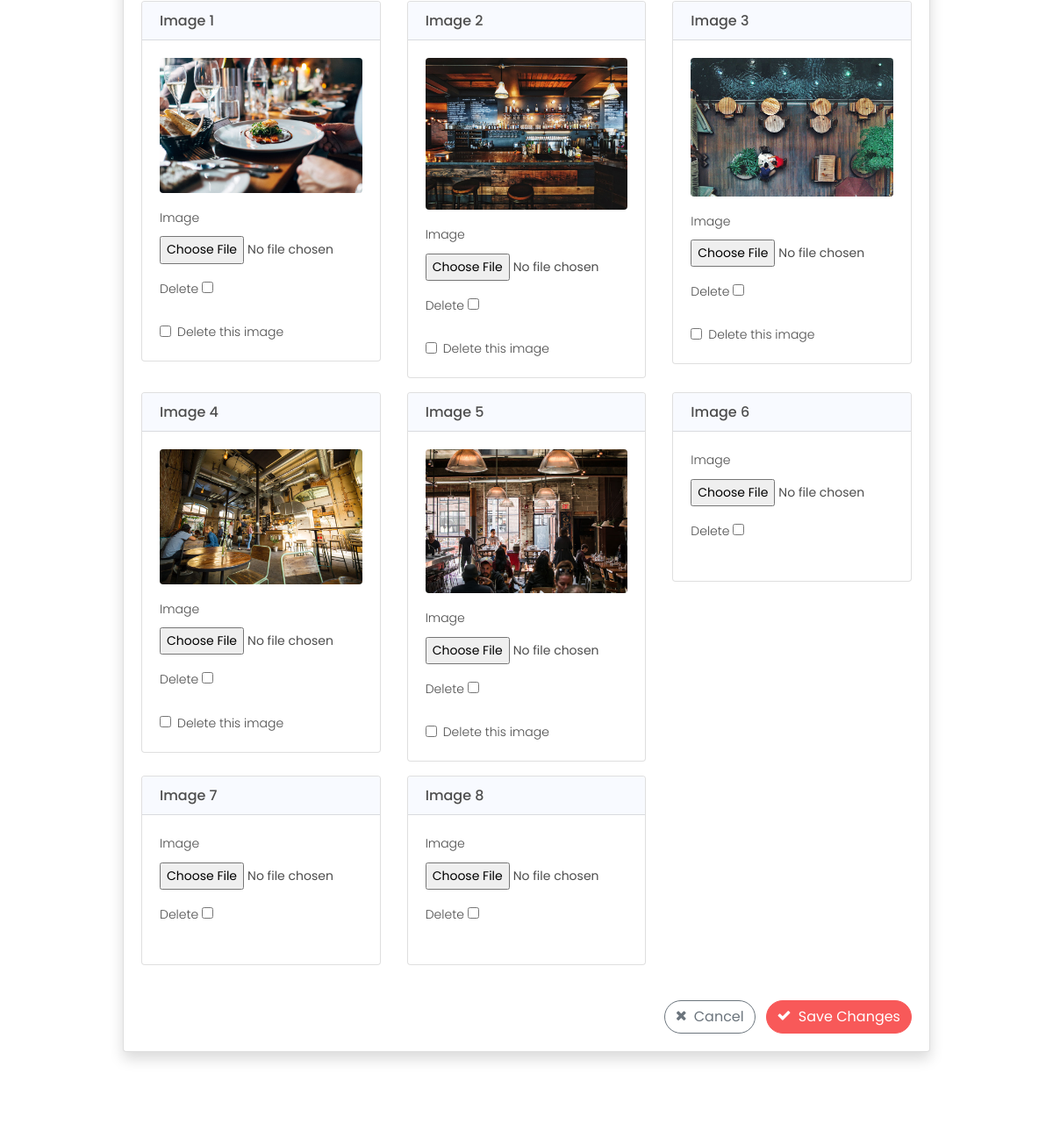
Before: /property/edit/old-flat/ (signed in, middle part) with the older database file.
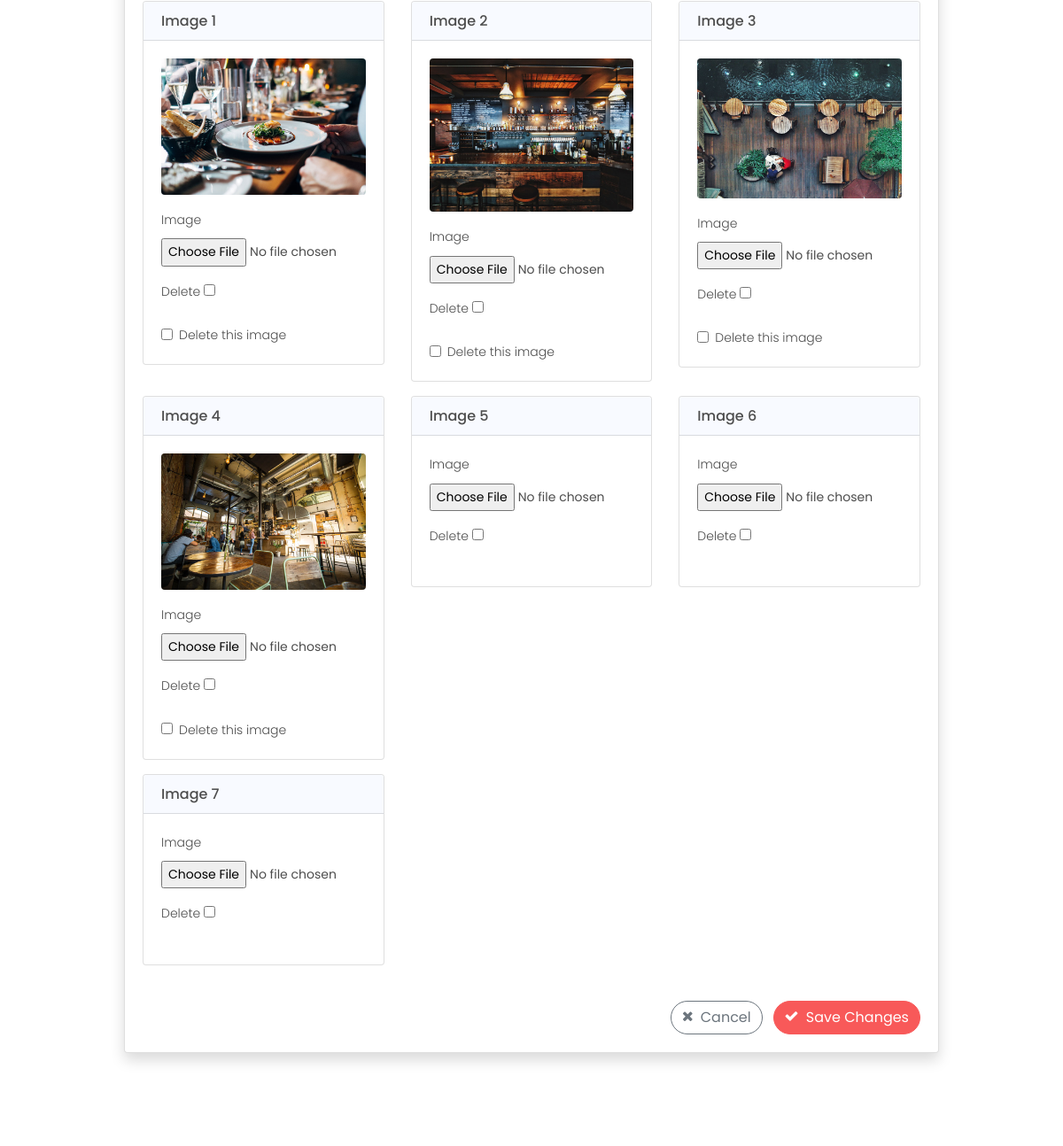
After: the same page with the newer database file.
### property/models.py (models this page shows, shortened)
class PropertyImage(models.Model):
    property= models.ForeignKey("Property", related_name= "property_images", on_delete=models.CASCADE)
    image = models.ImageField(upload_to='property_images/')

### property/views.py (the view, shortened to what this page needs)
# urls.py: path('edit/<slug:slug>/', EditProperty.as_view(), name='edit_property'),
class EditProperty(LoginRequiredMixin, UpdateView):
    model = Property
    form_class = PropertyForm
    template_name = 'property/edit_property.html'
    login_url = '/accounts/login/'
    def get_queryset(self):
        queryset = super().get_queryset()
        return queryset.filter(owner=self.request.user)
    def get_context_data(self, **kwargs):
        context = super().get_context_data(**kwargs)
        if self.request.POST:
            context['formset'] = PropertyImageFormSet(self.request.POST, self.request.FILES, instance=self.object)
        else:
            context['formset'] = PropertyImageFormSet(instance=self.object)
        return context

### property/forms.py
class PropertyForm(forms.ModelForm):
    class Meta:
        model = Property
        fields = ['name', 'price', 'description', 'location', 'category', 'image']
        widgets = {
            'name': forms.TextInput(attrs={'class': 'form-control', 'placeholder': 'Property Name'}),
            'price': forms.NumberInput(attrs={'class': 'form-control', 'placeholder': 'Price per night'}),
            'description': forms.Textarea(attrs={'class': 'form-control', 'placeholder': 'Property Description', 'rows': '5'}),
            'location': forms.Select(attrs={'class': 'form-control'}),
            'category': forms.Select(attrs={'class': 'form-control'}),
            'image': forms.FileInput(attrs={'class': 'form-control-file'}),
        }

### property/models.py (called while the page is built)
    def __str__(self):
        return str(self.name)

    def __str__(self):
        return str(self.name)

### templates/property/edit_property.html (shortened to what this page needs)
{% extends 'base.html' %}
{% load static %}
{% load bootstrap4 %}
{% block content %}
<section class="ftco-section ftco-degree-bg">
	<div class="container">
		<div class="row">
			<div class="col-lg-10 mx-auto">
				<div class="card shadow mb-4">
					<div class="card-body">
						<form method="POST" enctype="multipart/form-data">
							<div class="row">
								<div class="col-md-12">
									<div class="row">
										{% for form in formset.forms %}
										<div class="col-md-4 mb-3">
											<div class="card">
												<div class="card-header bg-light">
													<h6 class="mb-0">Image {{ forloop.counter }}</h6>
												</div>
												<div class="card-body">
													{% if form.instance.id and form.instance.image %}
													<div class="mb-3">
														<img src="{{ form.instance.image.url }}" class="img-fluid rounded" alt="Property Image">
													</div>
													{% endif %}
													{% for field in form.visible_fields %}
														<div class="form-group">
															<label>{{ field.label }}</label>
															{{ field }}
														</div>
													{% endfor %}
													{% if formset.can_delete and form.instance.id %}
													<div class="form-check">
														<input type="checkbox" class="form-check-input" id="{{ form.DELETE.id_for_label }}" name="{{ form.DELETE.html_name }}">
														<label class="form-check-label" for="{{ form.DELETE.id_for_label }}">Delete this image</label>
													</div>
													{% endif %}
												</div>
											</div>
										</div>
										{% endfor %}
									</div>
								</div>
							</div>
							<div class="text-right mt-4">
								<a href="{% url 'property:property_detail' property.slug %}" class="btn btn-outline-secondary mr-2">
									<i class="icon-close mr-1"></i> Cancel
								</a>
								<button type="submit" class="btn btn-primary">
									<i class="icon-check mr-1"></i> Save Changes
								</button>
							</div>
						</form>
					</div>
				</div>
			</div>
		</div>
	</div>
</section>
{% endblock content %}

### templates/base.html (shortened to what this page needs)
{% load static %}
<!DOCTYPE html>
<html lang="en">
<head>
    <link rel="stylesheet" href="{% static 'css/open-iconic-bootstrap.min.css' %}">
    <link rel="stylesheet" href="{% static 'css/animate.css' %}">
    <link rel="stylesheet" href="{% static 'css/owl.carousel.min.css' %}">
    <link rel="stylesheet" href="{% static 'css/owl.theme.default.min.css' %}">
    <link rel="stylesheet" href="{% static 'css/magnific-popup.css' %}">
    <link rel="stylesheet" href="{% static 'css/aos.css' %}">
    <link rel="stylesheet" href="{% static 'css/ionicons.min.css' %}">
    <link rel="stylesheet" href="{% static 'css/bootstrap-datepicker.css' %}">
    <link rel="stylesheet" href="{% static 'css/jquery.timepicker.css' %}">
    <link rel="stylesheet" href="{% static 'css/flaticon.css' %}">
    <link rel="stylesheet" href="{% static 'css/icomoon.css' %}">
    <link rel="stylesheet" href="{% static 'css/style.css' %}">
</head>
<body>
{% block content %}
{% endblock %}
</body>
</html>

### project/static/css/icomoon.css (style rules this page uses)
[class^="icon-"], [class*=" icon-"] { font-family: 'icomoon' !important; speak: none; font-style: normal; font-weight: normal; font-variant: normal; text-transform: none; line-height: 1; -webkit-font-smoothing: antialiased; -moz-osx-font-smoothing: grayscale; }
.icon-check:before { content: "\f00c"; }
.icon-close:before { content: "\f00d"; }

Changed rows visible on the page:
removed PropertyImage: instance.image (picture)
Other visible differences:
list line gone: "☐ Delete this image"
list line gone: "Image 8 Image  Delete ☐"
